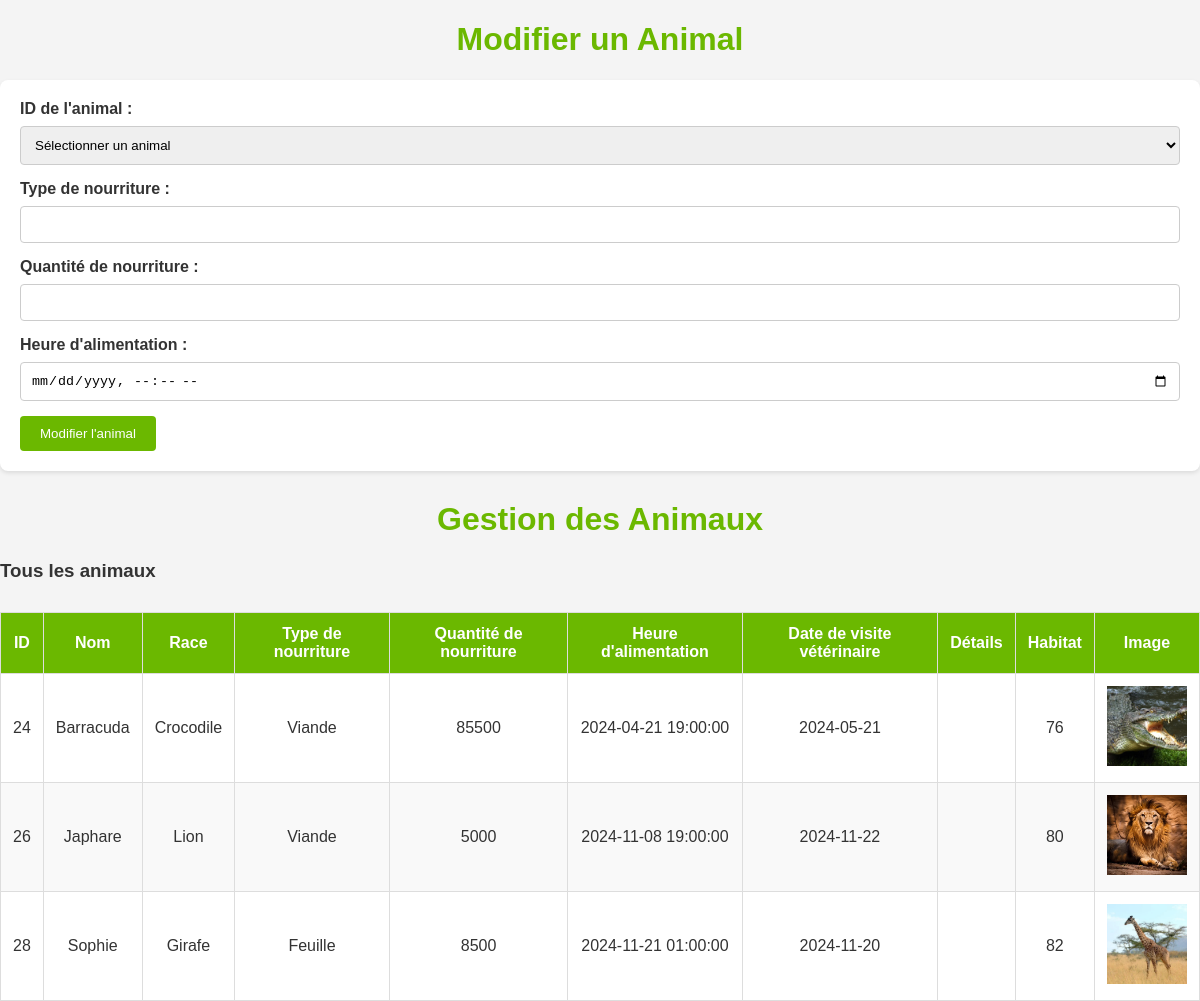
/admin/food.php (signed in), run on the app's committed database.
### tables this page shows
CREATE TABLE `animals` (
  `id` int(11) NOT NULL,
  `name` varchar(255) NOT NULL,
  `breed` varchar(255) NOT NULL,
  `image_url` varchar(255) DEFAULT NULL,
  `status` varchar(50) DEFAULT NULL,
  `food_type` varchar(255) DEFAULT NULL,
  `food_amount` int(11) DEFAULT NULL,
  `feeding_time` datetime DEFAULT NULL,
  `vet_visit_date` date DEFAULT NULL,
  `details` text DEFAULT NULL,
  `habitat_id` int(11) DEFAULT NULL,
  `click_count` int(11) DEFAULT 0
);

### admin/food.php (the view, shortened to what this page needs)
<!DOCTYPE html>
<html lang="fr">
<head>
    <link rel="stylesheet" href="food.css">
</head>
<body>
<h1>Modifier un Animal</h1>
<form method="POST" action="">
    <label for="id">ID de l'animal :</label>
    <select id="id" name="id" required>
        <option value="">Sélectionner un animal</option>
    </select><br>
    <label for="food_type">Type de nourriture :</label>
    <input type="text" id="food_type" name="food_type" required><br>
    <label for="food_amount">Quantité de nourriture :</label>
    <input type="number" id="food_amount" name="food_amount" required><br>
    <label for="feeding_time">Heure d'alimentation :</label>
    <input type="datetime-local" id="feeding_time" name="feeding_time" required><br>
    <button type="submit">Modifier l'animal</button>
</form>
<?php
$conn = new mysqli("localhost", "root", "", "ecf");
$query = "SELECT * FROM animals";
$result = $conn->query($query);
?>
    <h1>Gestion des Animaux</h1>
    <h3>Tous les animaux</h3>
    <table border="1">
        <thead>
            <tr>
                <th>ID</th>
                <th>Nom</th>
                <th>Race</th>
                <th>Type de nourriture</th>
                <th>Quantité de nourriture</th>
                <th>Heure d'alimentation</th>
                <th>Date de visite vétérinaire</th>
                <th>Détails</th>
                <th>Habitat</th>
                <th>Image</th>
            </tr>
        </thead>
        <tbody>
            <?php
            if ($result->num_rows > 0) {
                while ($row = $result->fetch_assoc()) {
                    echo "<tr>
                            <td>" . $row['id'] . "</td>
                            <td>" . $row['name'] . "</td>
                            <td>" . $row['breed'] . "</td>
                            <td>" . $row['food_type'] . "</td>
                            <td>" . $row['food_amount'] . "</td>
                            <td>" . $row['feeding_time'] . "</td>
                            <td>" . $row['vet_visit_date'] . "</td>
                            <td>" . $row['details'] . "</td>
                            <td>" . $row['habitat_id'] . "</td>
                            <td><img src='" . $row['image_url'] . "' alt='Image de l'animal' width='100'></td>
                          </tr>";
                }
            } else {
                echo "<tr><td colspan='11'>Aucun animal trouvé</td></tr>";
            }
            ?>
        </tbody>
    </table>
</body>
</html>

### admin/food.css (style rules this page uses)
body { font-family: Arial, sans-serif; background-color: #f4f4f4; color: #333; margin: 0; padding: 0; }
h1 { color: #6BB800; text-align: center; }
form { background-color: #fff; padding: 20px; margin-bottom: 30px; border-radius: 8px; box-shadow: 0 2px 4px rgba(0, 0, 0, 0.1); }
form label { display: block; margin-bottom: 8px; font-weight: bold; }
form input, form select { width: 100%; padding: 10px; margin-bottom: 15px; border: 1px solid #ccc; border-radius: 4px; box-sizing: border-box; }
form button { background-color: #6BB800; color: #fff; padding: 10px 20px; border: none; border-radius: 4px; cursor: pointer; }
table { width: 100%; border-collapse: collapse; margin-top: 30px; background-color: #fff; }
table th, table td { padding: 12px; text-align: center; border: 1px solid #ddd; }
table th { background-color: #6BB800; color: #fff; }
table tr:nth-child(even) { background-color: #f9f9f9; }
table img { width: 80px; height: 80px; object-fit: cover; }

### data on the page
animals: id "24", name "Barracuda", breed "Crocodile", food_type "Viande", food_amount "85500", feeding_time "2024-04-21 19:00:00", vet_visit_date "2024-05-21", habitat "76", image_url (picture)
animals: id "26", name "Japhare", breed "Lion", food_type "Viande", food_amount "5000", feeding_time "2024-11-08 19:00:00", vet_visit_date "2024-11-22", habitat "80", image_url (picture)
animals: id "28", name "Sophie", breed "Girafe", food_type "Feuille", food_amount "8500", feeding_time "2024-11-21 01:00:00", vet_visit_date "2024-11-20", habitat "82", image_url (picture)
